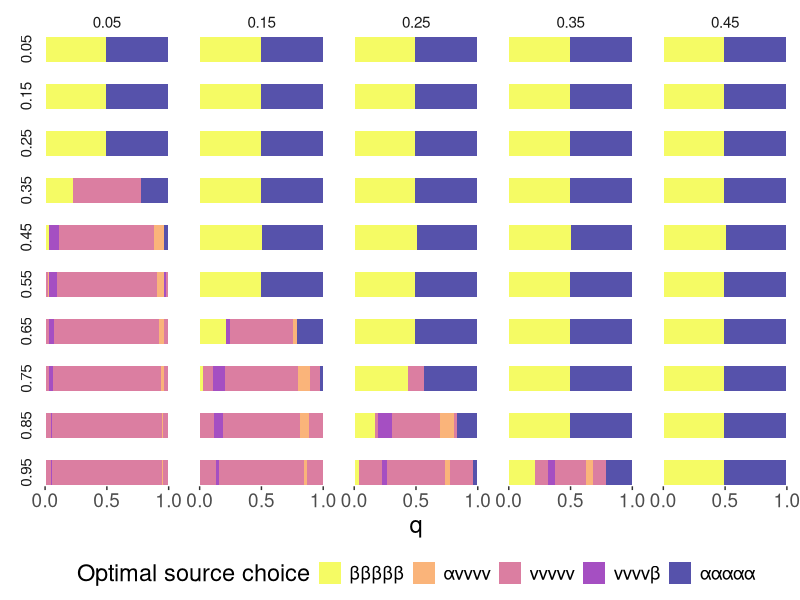

Write R code to recreate this figure.
library(dplyr)
library(purrr)
library(tidyverse)
p=1

util <- function(belief) {
#  max(belief, 1-belief)
2^(p-1)*abs(belief-0.5)^p+0.5
}

objective_function <- function(k_alpha, k_beta, k_nu, q, e, e_nu) {
  
  total <- (1 - e^k_alpha)*(1 - q) + (1 - e^k_beta)*q
  
  sum_term <- 0
  
  for (k_nuA in 0:k_nu) {
    
    A <- e^k_beta * q * e_nu^(k_nu - k_nuA) * (1 - e_nu)^k_nuA
    B <- e^k_alpha * (1 - q) * e_nu^k_nuA * (1 - e_nu)^(k_nu - k_nuA)
    
    belief <- A/(A+B)
    bin_coeff <- choose(k_nu, k_nuA)
    
    sum_term <- sum_term + bin_coeff *(A+B) *util(belief)
  }
  
  return(total + sum_term)
}


objective_function(1, 0,2, 0.9, 0.8, 0.1)
objective_function(0, 1,2, 0.9, 0.8, 0.1)
objective_function(0, 0,3, 0.9, 0.8, 0.1)
objective_function(2, 0,1, 0.9, 0.8, 0.1)
objective_function(1, 1,1, 0.9, 0.8, 0.1)




# Function to solve the maximization problem
solve_maximization <- function(q, e, e_nu, n) {
  grid <- expand.grid(k_alpha = 0:n, k_beta = 0:n, k_nu = 0:n)
  k_grid <- subset(grid, k_alpha + k_beta + k_nu == n)
  
  # Apply the function row-wise
  k_grid <- k_grid %>%
    mutate(result = pmap_dbl(list(k_alpha, k_beta, k_nu),
                             objective_function, q = q, e = e, e_nu = e_nu)) %>%
  arrange(-result) %>% slice(1) %>% select(k_alpha, k_beta, k_nu)
  letters <- paste0(paste0(rep("α", as.numeric(k_grid[1,1])), collapse = ""), 
                    paste0(rep("ν", as.numeric(k_grid[1,3])), collapse = ""),
                    paste0(rep("β", as.numeric(k_grid[1,2])), collapse = ""), 
                    collapse = "")
  
  
  return(letters)
}

e_values <- seq(0.05, 0.95, by = 0.1)  # Adjust this range as needed
e_nu_values <- seq(0.05, 0.45, by = 0.1)  # Adjust this range as needed
q_values <- seq(0.01, 0.99, by = 0.01)
# Use expand.grid to generate all combinations of e and e_nu
results <- expand.grid(e = e_values, e_nu = e_nu_values, q=q_values)

# Apply solve_maximization and translate_into_letters to each row
results <- results %>%
  rowwise() %>%
  mutate(
    result = (solve_maximization(q = q, e = e, e_nu = e_nu, n = 5)),
  )

# Create a custom labeller function for the facets
custom_labeller <- function(variable, value) {
  if (variable == "e") {
    return(paste(value))
  } else if (variable == "e_ν") {
    return(paste(value))
  } else {
    return(value)
  }
}
 levels_order <- c("βββββ","ανννν","ννννν","ννννβ","ααααα")
results$result <- factor(results$result, levels = levels_order)

# Plot the results using ggplot2
ggplot(results, aes(x = q, group= result, fill=result)) +
  geom_histogram(binwidth = 0.01,  alpha = 0.7) +
  facet_grid(rows=vars(e), cols=vars((e_nu)), labeller = custom_labeller, switch="y" ) + 
  scale_fill_viridis_d(option = "plasma", direction = -1) +
  labs(fill="Optimal source choice") + 
  theme(panel.grid.major = element_blank(), panel.grid.minor = element_blank(),
        panel.background = element_blank()) +
  scale_x_continuous(breaks = c(0, 0.5, 1)) +  # Format x-axis labels to 2 decimal places
  theme(
    legend.position = "bottom",
    axis.title.y = element_blank(),  # Remove y-axis title
    axis.text.y = element_blank(),   # Remove y-axis text
    axis.ticks.y = element_blank(),  # Remove y-axis ticks
    axis.line.y = element_blank() ,   # Remove y-axis line
    panel.spacing = unit(1, "lines")  # Add padding between panels (columns and rows)
  )+
  theme(text = element_text(size = 17),strip.text = element_text(
    size = 11),     strip.background = element_blank()  # Remove background of facet names
  ) 
